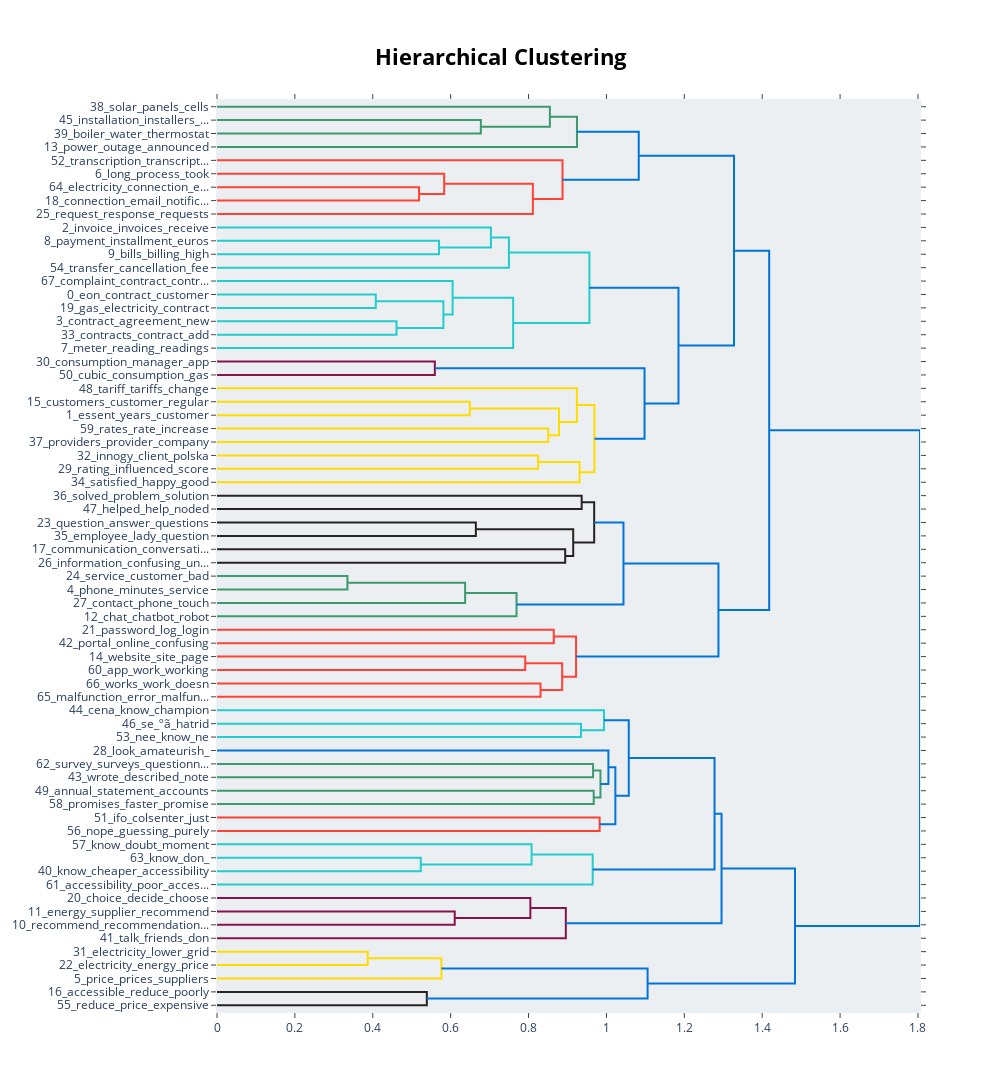

The cell this chart's notebook holds for it:
### Code cell
model_bert.visualize_hierarchy()

### Figure 1 — Plotly figure (JSON) as saved in the notebook; plotly's stock layout.template omitted (floating-point values rounded to 4 significant figures)
{"data": [{"hoverinfo": "text", "marker": {"color": "rgb(61,153,112)"}, "mode": "lines", "x": [0.0, 0.6775, 0.6775, 0.0], "xaxis": "x", "y": [-15.0, -15.0, -25.0, -25.0], "yaxis": "y", "type": "scatter"}, {"hoverinfo": "text", "marker": {"color": "rgb(61,153,112)"}, "mode": "lines", "x": [0.0, 0.8548, 0.8548, 0.6775], "xaxis": "x", "y": [-5.0, -5.0, -20.0, -20.0], "yaxis": "y", "type": "scatter"}, {"hoverinfo": "text", "marker": {"color": "rgb(61,153,112)"}, "mode": "lines", "x": [0.8548, 0.9244, 0.9244, 0.0], "xaxis": "x", "y": [-12.5, -12.5, -35.0, -35.0], "yaxis": "y", "type": "scatter"}, {"hoverinfo": "text", "marker": {"color": "rgb(255,65,54)"}, "mode": "lines", "x": [0.0, 0.5188, 0.5188, 0.0], "xaxis": "x", "y": [-65.0, -65.0, -75.0, -75.0], "yaxis": "y", "type": "scatter"}, {"hoverinfo": "text", "marker": {"color": "rgb(255,65,54)"}, "mode": "lines", "x": [0.0, 0.5834, 0.5834, 0.5188], "xaxis": "x", "y": [-55.0, -55.0, -70.0, -70.0], "yaxis": "y", "type": "scatter"}, {"hoverinfo": "text", "marker": {"color": "rgb(255,65,54)"}, "mode": "lines", "x": [0.5834, 0.8111, 0.8111, 0.0], "xaxis": "x", "y": [-62.5, -62.5, -85.0, -85.0], "yaxis": "y", "type": "scatter"}, {"hoverinfo": "text", "marker": {"color": "rgb(255,65,54)"}, "mode": "lines", "x": [0.0, 0.8872, 0.8872, 0.8111], "xaxis": "x", "y": [-45.0, -45.0, -73.75, -73.75], "yaxis": "y", "type": "scatter"}, {"hoverinfo": "text", "marker": {"color": "rgb(0,116,217)"}, "mode": "lines", "x": [0.9244, 1.083, 1.083, 0.8872], "xaxis": "x", "y": [-23.75, -23.75, -59.38, -59.38], "yaxis": "y", "type": "scatter"}, {"hoverinfo": "text", "marker": {"color": "rgb(35,205,205)"}, "mode": "lines", "x": [0.0, 0.5702, 0.5702, 0.0], "xaxis": "x", "y": [-105.0, -105.0, -115.0, -115.0], "yaxis": "y", "type": "scatter"}, {"hoverinfo": "text", "marker": {"color": "rgb(35,205,205)"}, "mode": "lines", "x": [0.0, 0.7034, 0.7034, 0.5702], "xaxis": "x", "y": [-95.0, -95.0, -110.0, -110.0], "yaxis": "y", "type": "scatter"}, {"hoverinfo": "text", "marker": {"color": "rgb(35,205,205)"}, "mode": "lines", "x": [0.7034, 0.7497, 0.7497, 0.0], "xaxis": "x", "y": [-102.5, -102.5, -125.0, -125.0], "yaxis": "y", "type": "scatter"}, {"hoverinfo": "text", "marker": {"color": "rgb(35,205,205)"}, "mode": "lines", "x": [0.0, 0.4077, 0.4077, 0.0], "xaxis": "x", "y": [-145.0, -145.0, -155.0, -155.0], "yaxis": "y", "type": "scatter"}, {"hoverinfo": "text", "marker": {"color": "rgb(35,205,205)"}, "mode": "lines", "x": [0.0, 0.461, 0.461, 0.0], "xaxis": "x", "y": [-165.0, -165.0, -175.0, -175.0], "yaxis": "y", "type": "scatter"}, {"hoverinfo": "text", "marker": {"color": "rgb(35,205,205)"}, "mode": "lines", "x": [0.4077, 0.5814, 0.5814, 0.461], "xaxis": "x", "y": [-150.0, -150.0, -170.0, -170.0], "yaxis": "y", "type": "scatter"}, {"hoverinfo": "text", "marker": {"color": "rgb(35,205,205)"}, "mode": "lines", "x": [0.0, 0.6051, 0.6051, 0.5814], "xaxis": "x", "y": [-135.0, -135.0, -160.0, -160.0], "yaxis": "y", "type": "scatter"}, {"hoverinfo": "text", "marker": {"color": "rgb(35,205,205)"}, "mode": "lines", "x": [0.6051, 0.7605, 0.7605, 0.0], "xaxis": "x", "y": [-147.5, -147.5, -185.0, -185.0], "yaxis": "y", "type": "scatter"}, {"hoverinfo": "text", "marker": {"color": "rgb(35,205,205)"}, "mode": "lines", "x": [0.7497, 0.9564, 0.9564, 0.7605], "xaxis": "x", "y": [-113.8, -113.8, -166.2, -166.2], "yaxis": "y", "type": "scatter"}, {"hoverinfo": "text", "marker": {"color": "rgb(133,20,75)"}, "mode": "lines", "x": [0.0, 0.5593, 0.5593, 0.0], "xaxis": "x", "y": [-195.0, -195.0, -205.0, -205.0], "yaxis": "y", "type": "scatter"}, {"hoverinfo": "text", "marker": {"color": "rgb(255,220,0)"}, "mode": "lines", "x": [0.0, 0.6491, 0.6491, 0.0], "xaxis": "x", "y": [-225.0, -225.0, -235.0, -235.0], "yaxis": "y", "type": "scatter"}, {"hoverinfo": "text", "marker": {"color": "rgb(255,220,0)"}, "mode": "lines", "x": [0.0, 0.8506, 0.8506, 0.0], "xaxis": "x", "y": [-245.0, -245.0, -255.0, -255.0], "yaxis": "y", "type": "scatter"}, {"hoverinfo": "text", "marker": {"color": "rgb(255,220,0)"}, "mode": "lines", "x": [0.6491, 0.8782, 0.8782, 0.8506], "xaxis": "x", "y": [-230.0, -230.0, -250.0, -250.0], "yaxis": "y", "type": "scatter"}, {"hoverinfo": "text", "marker": {"color": "rgb(255,220,0)"}, "mode": "lines", "x": [0.0, 0.9242, 0.9242, 0.8782], "xaxis": "x", "y": [-215.0, -215.0, -240.0, -240.0], "yaxis": "y", "type": "scatter"}, {"hoverinfo": "text", "marker": {"color": "rgb(255,220,0)"}, "mode": "lines", "x": [0.0, 0.8247, 0.8247, 0.0], "xaxis": "x", "y": [-265.0, -265.0, -275.0, -275.0], "yaxis": "y", "type": "scatter"}, {"hoverinfo": "text", "marker": {"color": "rgb(255,220,0)"}, "mode": "lines", "x": [0.8247, 0.9311, 0.9311, 0.0], "xaxis": "x", "y": [-270.0, -270.0, -285.0, -285.0], "yaxis": "y", "type": "scatter"}, {"hoverinfo": "text", "marker": {"color": "rgb(255,220,0)"}, "mode": "lines", "x": [0.9242, 0.9692, 0.9692, 0.9311], "xaxis": "x", "y": [-227.5, -227.5, -277.5, -277.5], "yaxis": "y", "type": "scatter"}, {"hoverinfo": "text", "marker": {"color": "rgb(0,116,217)"}, "mode": "lines", "x": [0.5593, 1.098, 1.098, 0.9692], "xaxis": "x", "y": [-200.0, -200.0, -252.5, -252.5], "yaxis": "y", "type": "scatter"}, {"hoverinfo": "text", "marker": {"color": "rgb(0,116,217)"}, "mode": "lines", "x": [0.9564, 1.185, 1.185, 1.098], "xaxis": "x", "y": [-140.0, -140.0, -226.2, -226.2], "yaxis": "y", "type": "scatter"}, {"hoverinfo": "text", "marker": {"color": "rgb(0,116,217)"}, "mode": "lines", "x": [1.083, 1.328, 1.328, 1.185], "xaxis": "x", "y": [-41.56, -41.56, -183.1, -183.1], "yaxis": "y", "type": "scatter"}, {"hoverinfo": "text", "marker": {"color": "rgb(40,35,35)"}, "mode": "lines", "x": [0.0, 0.9365, 0.9365, 0.0], "xaxis": "x", "y": [-295.0, -295.0, -305.0, -305.0], "yaxis": "y", "type": "scatter"}, {"hoverinfo": "text", "marker": {"color": "rgb(40,35,35)"}, "mode": "lines", "x": [0.0, 0.6647, 0.6647, 0.0], "xaxis": "x", "y": [-315.0, -315.0, -325.0, -325.0], "yaxis": "y", "type": "scatter"}, {"hoverinfo": "text", "marker": {"color": "rgb(40,35,35)"}, "mode": "lines", "x": [0.0, 0.8942, 0.8942, 0.0], "xaxis": "x", "y": [-335.0, -335.0, -345.0, -345.0], "yaxis": "y", "type": "scatter"}, {"hoverinfo": "text", "marker": {"color": "rgb(40,35,35)"}, "mode": "lines", "x": [0.6647, 0.9147, 0.9147, 0.8942], "xaxis": "x", "y": [-320.0, -320.0, -340.0, -340.0], "yaxis": "y", "type": "scatter"}, {"hoverinfo": "text", "marker": {"color": "rgb(40,35,35)"}, "mode": "lines", "x": [0.9365, 0.9686, 0.9686, 0.9147], "xaxis": "x", "y": [-300.0, -300.0, -330.0, -330.0], "yaxis": "y", "type": "scatter"}, {"hoverinfo": "text", "marker": {"color": "rgb(61,153,112)"}, "mode": "lines", "x": [0.0, 0.3349, 0.3349, 0.0], "xaxis": "x", "y": [-355.0, -355.0, -365.0, -365.0], "yaxis": "y", "type": "scatter"}, {"hoverinfo": "text", "marker": {"color": "rgb(61,153,112)"}, "mode": "lines", "x": [0.3349, 0.6372, 0.6372, 0.0], "xaxis": "x", "y": [-360.0, -360.0, -375.0, -375.0], "yaxis": "y", "type": "scatter"}, {"hoverinfo": "text", "marker": {"color": "rgb(61,153,112)"}, "mode": "lines", "x": [0.6372, 0.7692, 0.7692, 0.0], "xaxis": "x", "y": [-367.5, -367.5, -385.0, -385.0], "yaxis": "y", "type": "scatter"}, {"hoverinfo": "text", "marker": {"color": "rgb(0,116,217)"}, "mode": "lines", "x": [0.9686, 1.044, 1.044, 0.7692], "xaxis": "x", "y": [-315.0, -315.0, -376.2, -376.2], "yaxis": "y", "type": "scatter"}, {"hoverinfo": "text", "marker": {"color": "rgb(255,65,54)"}, "mode": "lines", "x": [0.0, 0.8648, 0.8648, 0.0], "xaxis": "x", "y": [-395.0, -395.0, -405.0, -405.0], "yaxis": "y", "type": "scatter"}, {"hoverinfo": "text", "marker": {"color": "rgb(255,65,54)"}, "mode": "lines", "x": [0.0, 0.7915, 0.7915, 0.0], "xaxis": "x", "y": [-415.0, -415.0, -425.0, -425.0], "yaxis": "y", "type": "scatter"}, {"hoverinfo": "text", "marker": {"color": "rgb(255,65,54)"}, "mode": "lines", "x": [0.0, 0.8308, 0.8308, 0.0], "xaxis": "x", "y": [-435.0, -435.0, -445.0, -445.0], "yaxis": "y", "type": "scatter"}, {"hoverinfo": "text", "marker": {"color": "rgb(255,65,54)"}, "mode": "lines", "x": [0.7915, 0.8864, 0.8864, 0.8308], "xaxis": "x", "y": [-420.0, -420.0, -440.0, -440.0], "yaxis": "y", "type": "scatter"}, {"hoverinfo": "text", "marker": {"color": "rgb(255,65,54)"}, "mode": "lines", "x": [0.8648, 0.922, 0.922, 0.8864], "xaxis": "x", "y": [-400.0, -400.0, -430.0, -430.0], "yaxis": "y", "type": "scatter"}, {"hoverinfo": "text", "marker": {"color": "rgb(0,116,217)"}, "mode": "lines", "x": [1.044, 1.288, 1.288, 0.922], "xaxis": "x", "y": [-345.6, -345.6, -415.0, -415.0], "yaxis": "y", "type": "scatter"}, {"hoverinfo": "text", "marker": {"color": "rgb(0,116,217)"}, "mode": "lines", "x": [1.328, 1.418, 1.418, 1.288], "xaxis": "x", "y": [-112.3, -112.3, -380.3, -380.3], "yaxis": "y", "type": "scatter"}, {"hoverinfo": "text", "marker": {"color": "rgb(35,205,205)"}, "mode": "lines", "x": [0.0, 0.9346, 0.9346, 0.0], "xaxis": "x", "y": [-465.0, -465.0, -475.0, -475.0], "yaxis": "y", "type": "scatter"}, {"hoverinfo": "text", "marker": {"color": "rgb(35,205,205)"}, "mode": "lines", "x": [0.0, 0.9939, 0.9939, 0.9346], "xaxis": "x", "y": [-455.0, -455.0, -470.0, -470.0], "yaxis": "y", "type": "scatter"}, {"hoverinfo": "text", "marker": {"color": "rgb(61,153,112)"}, "mode": "lines", "x": [0.0, 0.9658, 0.9658, 0.0], "xaxis": "x", "y": [-495.0, -495.0, -505.0, -505.0], "yaxis": "y", "type": "scatter"}, {"hoverinfo": "text", "marker": {"color": "rgb(61,153,112)"}, "mode": "lines", "x": [0.0, 0.9674, 0.9674, 0.0], "xaxis": "x", "y": [-515.0, -515.0, -525.0, -525.0], "yaxis": "y", "type": "scatter"}, {"hoverinfo": "text", "marker": {"color": "rgb(61,153,112)"}, "mode": "lines", "x": [0.9658, 0.9847, 0.9847, 0.9674], "xaxis": "x", "y": [-500.0, -500.0, -520.0, -520.0], "yaxis": "y", "type": "scatter"}, {"hoverinfo": "text", "marker": {"color": "rgb(0,116,217)"}, "mode": "lines", "x": [0.0, 1.005, 1.005, 0.9847], "xaxis": "x", "y": [-485.0, -485.0, -510.0, -510.0], "yaxis": "y", "type": "scatter"}, {"hoverinfo": "text", "marker": {"color": "rgb(255,65,54)"}, "mode": "lines", "x": [0.0, 0.9825, 0.9825, 0.0], "xaxis": "x", "y": [-535.0, -535.0, -545.0, -545.0], "yaxis": "y", "type": "scatter"}, {"hoverinfo": "text", "marker": {"color": "rgb(0,116,217)"}, "mode": "lines", "x": [1.005, 1.023, 1.023, 0.9825], "xaxis": "x", "y": [-497.5, -497.5, -540.0, -540.0], "yaxis": "y", "type": "scatter"}, {"hoverinfo": "text", "marker": {"color": "rgb(0,116,217)"}, "mode": "lines", "x": [0.9939, 1.057, 1.057, 1.023], "xaxis": "x", "y": [-462.5, -462.5, -518.8, -518.8], "yaxis": "y", "type": "scatter"}, {"hoverinfo": "text", "marker": {"color": "rgb(35,205,205)"}, "mode": "lines", "x": [0.0, 0.5233, 0.5233, 0.0], "xaxis": "x", "y": [-565.0, -565.0, -575.0, -575.0], "yaxis": "y", "type": "scatter"}, {"hoverinfo": "text", "marker": {"color": "rgb(35,205,205)"}, "mode": "lines", "x": [0.0, 0.8078, 0.8078, 0.5233], "xaxis": "x", "y": [-555.0, -555.0, -570.0, -570.0], "yaxis": "y", "type": "scatter"}, {"hoverinfo": "text", "marker": {"color": "rgb(35,205,205)"}, "mode": "lines", "x": [0.8078, 0.9647, 0.9647, 0.0], "xaxis": "x", "y": [-562.5, -562.5, -585.0, -585.0], "yaxis": "y", "type": "scatter"}, {"hoverinfo": "text", "marker": {"color": "rgb(0,116,217)"}, "mode": "lines", "x": [1.057, 1.278, 1.278, 0.9647], "xaxis": "x", "y": [-490.6, -490.6, -573.8, -573.8], "yaxis": "y", "type": "scatter"}, {"hoverinfo": "text", "marker": {"color": "rgb(133,20,75)"}, "mode": "lines", "x": [0.0, 0.6105, 0.6105, 0.0], "xaxis": "x", "y": [-605.0, -605.0, -615.0, -615.0], "yaxis": "y", "type": "scatter"}, {"hoverinfo": "text", "marker": {"color": "rgb(133,20,75)"}, "mode": "lines", "x": [0.0, 0.8047, 0.8047, 0.6105], "xaxis": "x", "y": [-595.0, -595.0, -610.0, -610.0], "yaxis": "y", "type": "scatter"}, {"hoverinfo": "text", "marker": {"color": "rgb(133,20,75)"}, "mode": "lines", "x": [0.8047, 0.8958, 0.8958, 0.0], "xaxis": "x", "y": [-602.5, -602.5, -625.0, -625.0], "yaxis": "y", "type": "scatter"}, {"hoverinfo": "text", "marker": {"color": "rgb(0,116,217)"}, "mode": "lines", "x": [1.278, 1.296, 1.296, 0.8958], "xaxis": "x", "y": [-532.2, -532.2, -613.8, -613.8], "yaxis": "y", "type": "scatter"}, {"hoverinfo": "text", "marker": {"color": "rgb(255,220,0)"}, "mode": "lines", "x": [0.0, 0.3871, 0.3871, 0.0], "xaxis": "x", "y": [-635.0, -635.0, -645.0, -645.0], "yaxis": "y", "type": "scatter"}, {"hoverinfo": "text", "marker": {"color": "rgb(255,220,0)"}, "mode": "lines", "x": [0.3871, 0.5763, 0.5763, 0.0], "xaxis": "x", "y": [-640.0, -640.0, -655.0, -655.0], "yaxis": "y", "type": "scatter"}, {"hoverinfo": "text", "marker": {"color": "rgb(40,35,35)"}, "mode": "lines", "x": [0.0, 0.5388, 0.5388, 0.0], "xaxis": "x", "y": [-665.0, -665.0, -675.0, -675.0], "yaxis": "y", "type": "scatter"}, {"hoverinfo": "text", "marker": {"color": "rgb(0,116,217)"}, "mode": "lines", "x": [0.5763, 1.106, 1.106, 0.5388], "xaxis": "x", "y": [-647.5, -647.5, -670.0, -670.0], "yaxis": "y", "type": "scatter"}, {"hoverinfo": "text", "marker": {"color": "rgb(0,116,217)"}, "mode": "lines", "x": [1.296, 1.484, 1.484, 1.106], "xaxis": "x", "y": [-573.0, -573.0, -658.8, -658.8], "yaxis": "y", "type": "scatter"}, {"hoverinfo": "text", "marker": {"color": "rgb(0,116,217)"}, "mode": "lines", "x": [1.418, 1.805, 1.805, 1.484], "xaxis": "x", "y": [-246.3, -246.3, -615.9, -615.9], "yaxis": "y", "type": "scatter"}], "layout": {"autosize": false, "height": 1220, "hovermode": "closest", "showlegend": false, "width": 1000, "xaxis": {"mirror": "allticks", "rangemode": "tozero", "showgrid": false, "showline": true, "showticklabels": true, "ticks": "outside", "type": "linear", "zeroline": false}, "yaxis": {"mirror": "allticks", "rangemode": "tozero", "showgrid": false, "showline": true, "showticklabels": true, "tickmode": "array", "ticks": "outside", "ticktext": ["38_solar_panels_cells", "45_installation_installers_...", "39_boiler_water_thermostat", "13_power_outage_announced", "52_transcription_transcript...", "6_long_process_took", "64_electricity_connection_e...", "18_connection_email_notific...", "25_request_response_requests", "2_invoice_invoices_receive", "8_payment_installment_euros", "9_bills_billing_high", "54_transfer_cancellation_fee", "67_complaint_contract_contr...", "0_eon_contract_customer", "19_gas_electricity_contract", "3_contract_agreement_new", "33_contracts_contract_add", "7_meter_reading_readings", "30_consumption_manager_app", "50_cubic_consumption_gas", "48_tariff_tariffs_change", "15_customers_customer_regular", "1_essent_years_customer", "59_rates_rate_increase", "37_providers_provider_company", "32_innogy_client_polska", "29_rating_influenced_score", "34_satisfied_happy_good", "36_solved_problem_solution", "47_helped_help_noded", "23_question_answer_questions", "35_employee_lady_question", "17_communication_conversati...", "26_information_confusing_un...", "24_service_customer_bad", "4_phone_minutes_service", "27_contact_phone_touch", "12_chat_chatbot_robot", "21_password_log_login", "42_portal_online_confusing", "14_website_site_page", "60_app_work_working", "66_works_work_doesn", "65_malfunction_error_malfun...", "44_cena_know_champion", "46_se_ºã_hatrid", "53_nee_know_ne", "28_look_amateurish_", "62_survey_surveys_questionn...", "43_wrote_described_note", "49_annual_statement_accounts", "58_promises_faster_promise", "51_ifo_colsenter_just", "56_nope_guessing_purely", "57_know_doubt_moment", "63_know_don_", "40_know_cheaper_accessibility", "61_accessibility_poor_acces...", "20_choice_decide_choose", "11_energy_supplier_recommend", "10_recommend_recommendation...", "41_talk_friends_don", "31_electricity_lower_grid", "22_electricity_energy_price", "5_price_prices_suppliers", "16_accessible_reduce_poorly", "55_reduce_price_expensive"], "tickvals": [-5.0, -15.0, -25.0, -35.0, -45.0, -55.0, -65.0, -75.0, -85.0, -95.0, -105.0, -115.0, -125.0, -135.0, -145.0, -155.0, -165.0, -175.0, -185.0, -195.0, -205.0, -215.0, -225.0, -235.0, -245.0, -255.0, -265.0, -275.0, -285.0, -295.0, -305.0, -315.0, -325.0, -335.0, -345.0, -355.0, -365.0, -375.0, -385.0, -395.0, -405.0, -415.0, -425.0, -435.0, -445.0, -455.0, -465.0, -475.0, -485.0, -495.0, -505.0, -515.0, -525.0, -535.0, -545.0, -555.0, -565.0, -575.0, -585.0, -595.0, -605.0, -615.0, -625.0, -635.0, -645.0, -655.0, -665.0, -675.0], "type": "linear", "zeroline": false, "range": [-680.0, 0.0]}, "title": {"font": {"size": 22, "color": "Black"}, "text": "<b>Hierarchical Clustering</b>", "x": 0.5, "xanchor": "center", "yanchor": "top"}, "hoverlabel": {"font": {"size": 16, "family": "Rockwell"}, "bgcolor": "white"}, "plot_bgcolor": "#ECEFF1"}}
